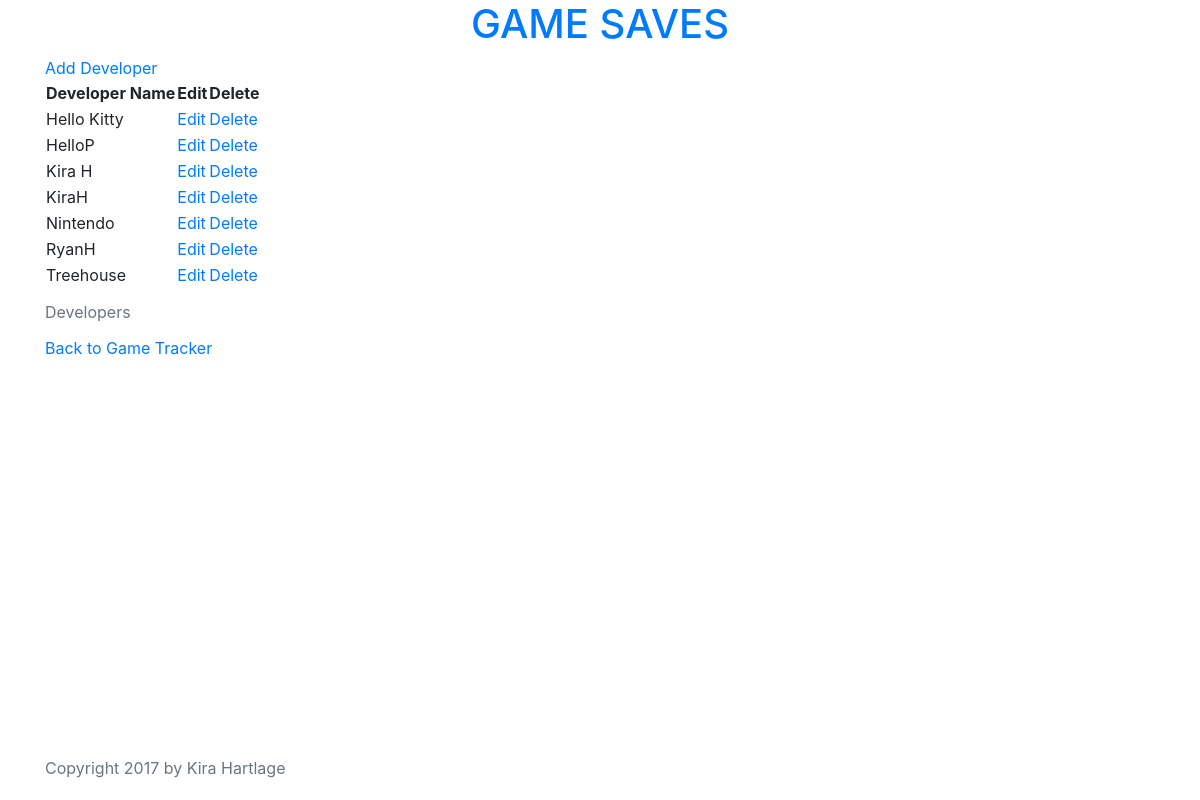
The page /developer/list/ on the database its author committed.
### tracker/models.py (models this page shows, shortened)
class Developer(models.Model):
    name = models.CharField(max_length=255)
    class Meta:
        ordering = ['name']

### tracker/views.py (the view)
# urls.py: url(r'^developer/list/$', views.DeveloperListView.as_view(), name='dev_list'),
class DeveloperListView(ListView):
    context_object_name = 'developers'
    model = Developer

### tracker/templates/tracker/developer_list.html
{% extends 'tracker/base.html' %}
{% load tracker_extras %}
{% block content %}
<a href="{% url 'dev_create' %}">Add Developer</a>
<div>
  <table>
    <caption>Developers</caption>
    <thead>
      <tr>
        <th>Developer Name</th>
        <th>Edit</th>
        <th>Delete</th>
      </tr>
    </thead>
    <tbody>
      {% for developer in developers %}
      <tr>
        <td>{{ developer.name }}</td>
        <td><a href="{% url 'dev_update' pk=developer.pk %}">Edit</a></td>
        <td><a href="{% url 'dev_delete' pk=developer.pk %}">Delete</a></td>
      </tr>
      {% endfor %}
    </tbody>
  </table>
</div>
<a href="{% url 'games:list' %}">Back to Game Tracker</a>
{% endblock %}

### tracker/static/css/tracker.css (style rules this page uses)
html, body { height: 100%; }
body { display: flex; flex-direction: column; }

### rows shown on the page
Developer: name "Hello Kitty"
Developer: name "HelloP"
Developer: name "Kira H"
Developer: name "KiraH"
Developer: name "Nintendo"
Developer: name "RyanH"
Developer: name "Treehouse"
